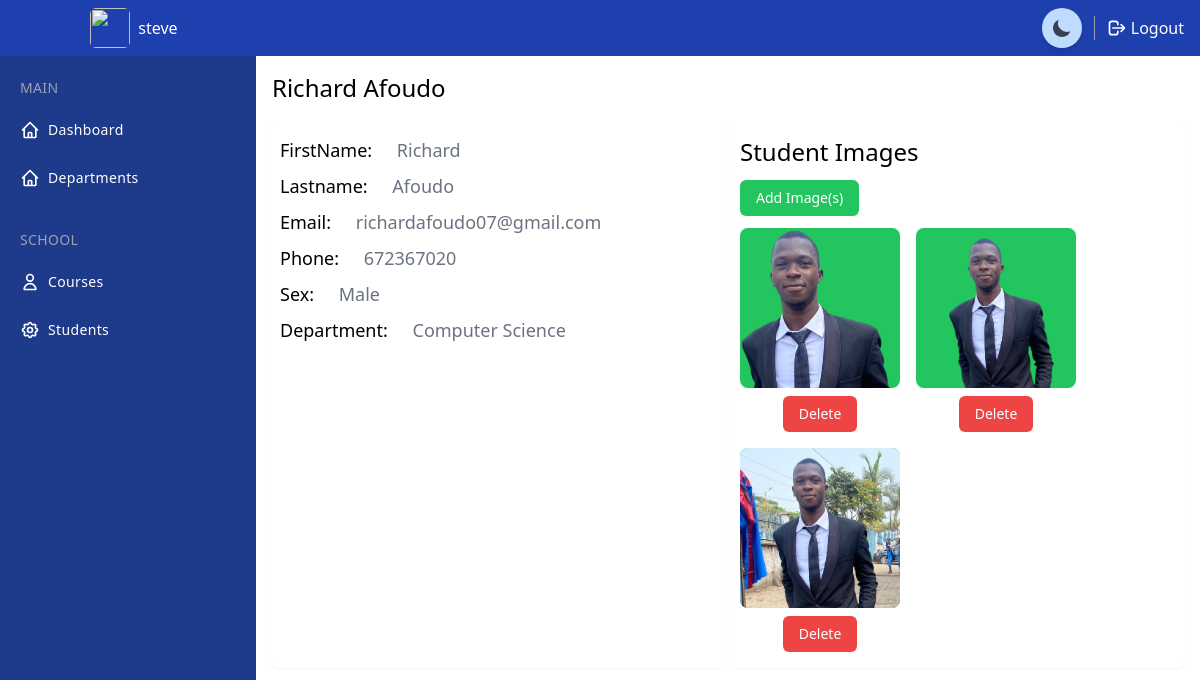
Before: /student/1/ (signed in) with the older database file.
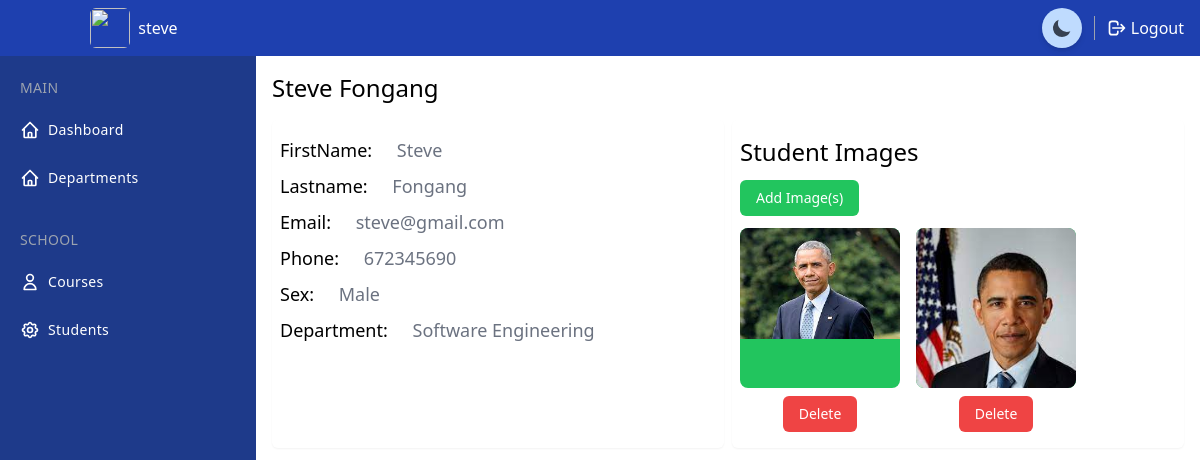
After: the same page with the newer database file.
### project/models.py (models this page shows, shortened)
class Student(models.Model):
    SEX = (
        ("Male", "Male"),
        ('Female', "Female"),
    )
    department = models.ForeignKey(Department, on_delete=models.SET_NULL, null=True)
    firstname = models.CharField(max_length=200)
    lastname = models.CharField(max_length=200)
    phone = models.CharField(max_length=200)
    sex = models.CharField(max_length=200, choices=SEX)
    email = models.CharField(max_length=200)
    date_created = models.DateTimeField(auto_now_add=True)
    profile_pic = models.ImageField(null=True, blank=True, upload_to='students')
    courses = models.ManyToManyField(Course)
    def all_student_images(self):
        return self.studentimages_set.all()

class Department(models.Model):
    name = models.CharField(max_length=200)
    short_name = models.CharField(max_length=200, unique=True)

class StudentImages(models.Model):
    picture = models.CharField(max_length=200)
    student = models.ForeignKey(Student, on_delete=models.CASCADE)

### project/decorators.py (the view)
        def wrapper_func(request, *args, **kwargs):
            user = None
            if request.user.is_staff:
                user = 'staff'
            else :
                user = 'student'
            print(user)
            if user in allowed_roles:
                return view_func(request,*args, **kwargs)
            else:
                return HttpResponse('You are not authorized to view this page')

### project/views.py (called while the page is built)
@login_required()
@allowed_users(allowed_roles=['staff'])
def view_student(request, pk):
    student = Student.objects.get(id=pk)
    context = {
        "student":student
    }
    return render(request, 'project/view_student.html', context)

### project/templates/project/view_student.html (shortened to what this page needs)
{% extends 'project/main.html' %}
{% load static %}
{% block content %}
<div class="h-full ml-14 mt-14 mb-10 md:ml-64">
    <div class="mt-4 mx-4">
        <h2 class="text-lg md:text-2xl font-medium">{{student.firstname}} {{student.lastname}}</h2>
    </div>
    <div class="mt-4 mx-4 flex gap-2">
        <div class=" rounded-md shadow-sm px-2 py-4 w-1/2">
            <ul>
                <li class="text-lg mb-2">FirstName: <span class="ml-5 text-gray-500">{{student.firstname}}</span></li>
                <li class="text-lg mb-2">Lastname: <span class="ml-5 text-gray-500">{{student.lastname}}</span></li>
                <li class="text-lg mb-2">Email: <span class="ml-5 text-gray-500">{{student.email}}</span></li>
                <li class="text-lg mb-2">Phone: <span class="ml-5 text-gray-500">{{student.phone}}</span></li>
                <li class="text-lg mb-2">Sex: <span class="ml-5 text-gray-500">{{student.sex}}</span></li>
                <li class="text-lg mb-2">Department: <span class="ml-5 text-gray-500">{{student.department.name}}</span>
                </li>
            </ul>
        </div>
        <div class=" rounded-md shadow-sm px-2 py-4 w-1/2">
            <h2 class="text-lg md:text-2xl font-medium mb-3">Student Images</h2>
            <div class="mb-3">
                <a href="{% url 'add_student_images' student.id %}"
                    class="inline-block px-4 py-2 rounded-md bg-green-500 text-sm text-white">Add Image(s)</a>
            </div>
            <div class="flex flex-wrap gap-4">
                {% for student_image in student.all_student_images %}
                <div class="w-40">
                    <div class="w-full h-40 rounded-lg overflow-hidden bg-green-500">
                        <img class="w-full h-auto" src="/static/images/{{student_image.picture}}" alt="">
                    </div>
                    <div class="flex justify-center mt-2">
                        <form action="{% url 'delete_student_image' student.id %}" method="post">
                            <button
                                class="inline-block px-4 py-2 rounded-md bg-red-500 text-sm text-white">Delete</button>
                        </form>
                    </div>
                </div>
                {% endfor %}
            </div>
        </div>
    </div>
</div>
{% endblock %}

### project/templates/project/main.html (shortened to what this page needs)
{% load tailwind_tags %}
{% load static %}
<!DOCTYPE html>
<html lang="en">
<head>
    {% tailwind_css %}
    <link rel="stylesheet" href="https://cdnjs.cloudflare.com/ajax/libs/font-awesome/6.1.1/css/all.min.css"
 />
</head>
<body>
    <div x-data="setup()" :class="{ 'dark': isDark }">
        <div
            class="min-h-screen flex flex-col flex-auto flex-shrink-0 antialiased bg-white dark:bg-gray-700 text-black dark:text-white">
            {% include 'project/includes/header.html' %}
            {% include 'project/includes/sidenav.html' %}
            {% block content %}
            {% endblock %}
        </div>
    </div>
</body>
</html>

### project/templates/project/includes/header.html (shortened to what this page needs)
<div class="fixed w-full flex items-center justify-between h-14 text-white z-10">
    <div class="flex items-center justify-start md:justify-center pl-3 w-14 md:w-64 h-14 bg-blue-800 dark:bg-gray-800 border-none">
      <img class="w-7 h-7 md:w-10 md:h-10 mr-2 rounded-md overflow-hidden" src="https://therminic2018.eu/wp-content/uploads/2018/07/dummy-avatar.jpg" />
      <span class="hidden md:block">{{request.user.username}}</span>
    </div>
    <div class="flex justify-between items-center h-14 bg-blue-800 dark:bg-gray-800 header-right">
      <ul class="flex items-center">
        <li>
          <button
            aria-hidden="true"
            @click="toggleTheme"
            class="group p-2 transition-colors duration-200 rounded-full shadow-md bg-blue-200 hover:bg-blue-200 dark:bg-gray-50 dark:hover:bg-gray-200 text-gray-900 focus:outline-none"
          >
          </button>
        </li>
        <li>
        </li>
        <li>
          <a href="{% url 'logout' %}" class="flex items-center mr-4 hover:text-blue-100">
            <span class="inline-flex mr-1">
              <svg class="w-5 h-5" fill="none" stroke="currentColor" viewBox="0 0 24 24" xmlns="http://www.w3.org/2000/svg"><path stroke-linecap="round" stroke-linejoin="round" stroke-width="2" d="M17 16l4-4m0 0l-4-4m4 4H7m6 4v1a3 3 0 01-3 3H6a3 3 0 01-3-3V7a3 3 0 013-3h4a3 3 0 013 3v1"></path></svg>
            </span>
            Logout
          </a>
        </li>
      </ul>
    </div>
  </div>

### project/templates/project/includes/sidenav.html (shortened to what this page needs)
<div class="fixed flex flex-col top-14 left-0 w-14 hover:w-64 md:w-64 bg-blue-900 dark:bg-gray-900 h-full text-white transition-all duration-300 border-none z-10 sidebar">
    <div class="overflow-y-auto overflow-x-hidden flex flex-col justify-between flex-grow">
      <ul class="flex flex-col py-4 space-y-1">
        <li class="px-5 hidden md:block">
          <div class="flex flex-row items-center h-8">
            <div class="text-sm font-light tracking-wide text-gray-400 uppercase">Main</div>
          </div>
        </li>
        {% if request.user.is_staff %}
        <li>
          <a href="{% url 'dashboard' %}" class="relative flex flex-row items-center h-11 focus:outline-none hover:bg-blue-800 dark:hover:bg-gray-600 text-white-600 hover:text-white-800 border-l-4 border-transparent hover:border-blue-500 dark:hover:border-gray-800 pr-6">
            <span class="inline-flex justify-center items-center ml-4">
            </span>
            <span class="ml-2 text-sm tracking-wide truncate">Dashboard</span>
          </a>
        </li>
        <li>
          <a href="{% url 'departments' %}" class="relative flex flex-row items-center h-11 focus:outline-none hover:bg-blue-800 dark:hover:bg-gray-600 text-white-600 hover:text-white-800 border-l-4 border-transparent hover:border-blue-500 dark:hover:border-gray-800 pr-6">
            <span class="inline-flex justify-center items-center ml-4">
            </span>
            <span class="ml-2 text-sm tracking-wide truncate">Departments</span>
          </a>
        </li>
        <li class="px-5 hidden md:block">
          <div class="flex flex-row items-center mt-5 h-8">
            <div class="text-sm font-light tracking-wide text-gray-400 uppercase">School</div>
          </div>
        </li>
        <li>
          <a href="{% url 'courses' %}" class="relative flex flex-row items-center h-11 focus:outline-none hover:bg-blue-800 dark:hover:bg-gray-600 text-white-600 hover:text-white-800 border-l-4 border-transparent hover:border-blue-500 dark:hover:border-gray-800 pr-6">
            <span class="inline-flex justify-center items-center ml-4">
              <svg class="w-5 h-5" fill="none" stroke="currentColor" viewBox="0 0 24 24" xmlns="http://www.w3.org/2000/svg"><path stroke-linecap="round" stroke-linejoin="round" stroke-width="2" d="M16 7a4 4 0 11-8 0 4 4 0 018 0zM12 14a7 7 0 00-7 7h14a7 7 0 00-7-7z"></path></svg>
            </span>
            <span class="ml-2 text-sm tracking-wide truncate">Courses</span>
          </a>
        </li>
        <li>
          <a href="{% url 'students' %}" class="relative flex flex-row items-center h-11 focus:outline-none hover:bg-blue-800 dark:hover:bg-gray-600 text-white-600 hover:text-white-800 border-l-4 border-transparent hover:border-blue-500 dark:hover:border-gray-800 pr-6">
            <span class="inline-flex justify-center items-center ml-4">
            </span>
            <span class="ml-2 text-sm tracking-wide truncate">Students</span>
          </a>
        </li>
        {% endif %}
      </ul>
    </div>
  </div>

### project/templates/project/main.html (style rules this page uses)
.header-right { width: calc(100% - 3.5rem); }
@media only screen and (min-width: 768px) { .header-right { width: calc(100% - 16rem); } }

Changed rows visible on the page:
removed StudentImages: picture (picture)
removed StudentImages: picture (picture)
removed StudentImages: picture (picture)
changed Student "Male": firstname "Richard" → "Steve"; lastname "Afoudo" → "Fongang"; email "richardafoudo07@gmail.com" → "steve@gmail.com"; phone "672367020" → "672345690"; department.name "Computer Science" → "Software Engineering"
added StudentImages: picture (picture)
added StudentImages: picture (picture)
